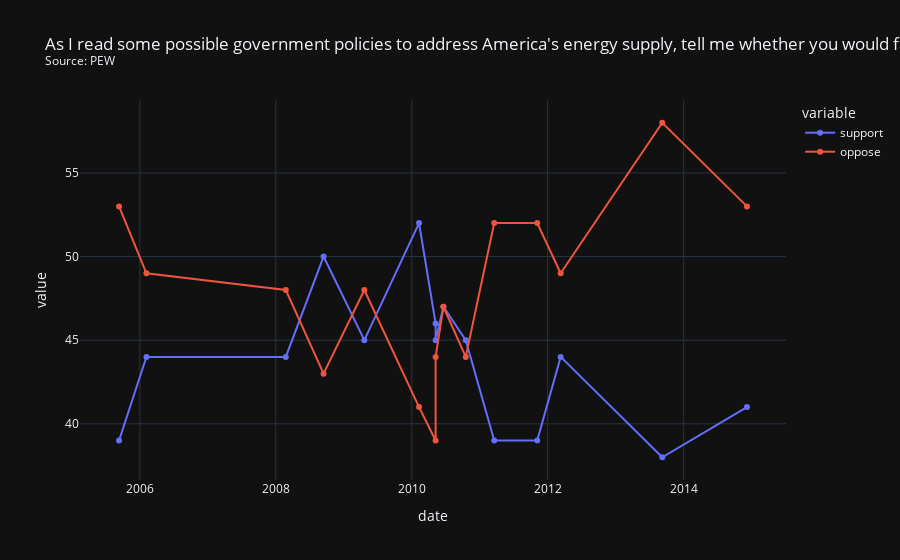

Here is the notebook cell this chart was saved with:
### Code cell
s3 = r"As I read some possible government policies to address America's energy supply, tell me whether you would favor or oppose each.\) Would you favor or oppose the government...promoting the increased use of nuclear power?"
df7 = df_date[df_date['question'].str.contains(s3)]
df7 = df7.sort_values(by=['date'])
source = df7['firm'].iloc[0]
title = s3 + "<br><sup>Source: " + source + "<sup>"
fig = px.line(df7, x="date", y=["support", "oppose"], title=title, markers=True, template='plotly_dark')
fig.show()

### Figure 1 — Plotly figure (JSON) as saved in the notebook; plotly's stock layout.template omitted (floating-point values rounded to 4 significant figures)
{"data": [{"hovertemplate": "variable=support<br>date=%{x}<br>value=%{y}<extra></extra>", "legendgroup": "support", "line": {"color": "#636efa", "dash": "solid"}, "marker": {"symbol": "circle"}, "mode": "lines+markers", "name": "support", "orientation": "v", "showlegend": true, "type": "scatter", "x": ["2005-09-11T00:00:00", "2006-02-05T00:00:00", "2008-02-24T00:00:00", "2008-09-14T00:00:00", "2009-04-21T00:00:00", "2010-02-09T00:00:00", "2010-05-09T00:00:00", "2010-05-09T00:00:00", "2010-06-20T00:00:00", "2010-10-18T00:00:00", "2011-03-20T00:00:00", "2011-11-06T00:00:00", "2012-03-11T00:00:00", "2013-09-08T00:00:00", "2014-12-07T00:00:00"], "xaxis": "x", "y": [39, 44, 44, 50, 45, 52, 46, 45, 47, 45, 39, 39, 44, 38, 41], "yaxis": "y"}, {"hovertemplate": "variable=oppose<br>date=%{x}<br>value=%{y}<extra></extra>", "legendgroup": "oppose", "line": {"color": "#EF553B", "dash": "solid"}, "marker": {"symbol": "circle"}, "mode": "lines+markers", "name": "oppose", "orientation": "v", "showlegend": true, "type": "scatter", "x": ["2005-09-11T00:00:00", "2006-02-05T00:00:00", "2008-02-24T00:00:00", "2008-09-14T00:00:00", "2009-04-21T00:00:00", "2010-02-09T00:00:00", "2010-05-09T00:00:00", "2010-05-09T00:00:00", "2010-06-20T00:00:00", "2010-10-18T00:00:00", "2011-03-20T00:00:00", "2011-11-06T00:00:00", "2012-03-11T00:00:00", "2013-09-08T00:00:00", "2014-12-07T00:00:00"], "xaxis": "x", "y": [53, 49, 48, 43, 48, 41, 39, 44, 47, 44, 52, 52, 49, 58, 53], "yaxis": "y"}], "layout": {"autosize": true, "legend": {"title": {"text": "variable"}, "tracegroupgap": 0}, "title": {"text": "As I read some possible government policies to address America's energy supply, tell me whether you would favor or oppose each.\\) Would you favor or oppose the government...promoting the increased use of nuclear power?<br><sup>Source: PEW<sup>"}, "xaxis": {"anchor": "y", "autorange": true, "domain": [0, 1], "range": ["2005-02-23 06:31:55.5963", "2015-06-24 17:28:04.4037"], "title": {"text": "date"}, "type": "date"}, "yaxis": {"anchor": "x", "autorange": true, "domain": [0, 1], "range": [36.35, 59.65], "title": {"text": "value"}, "type": "linear"}}}
